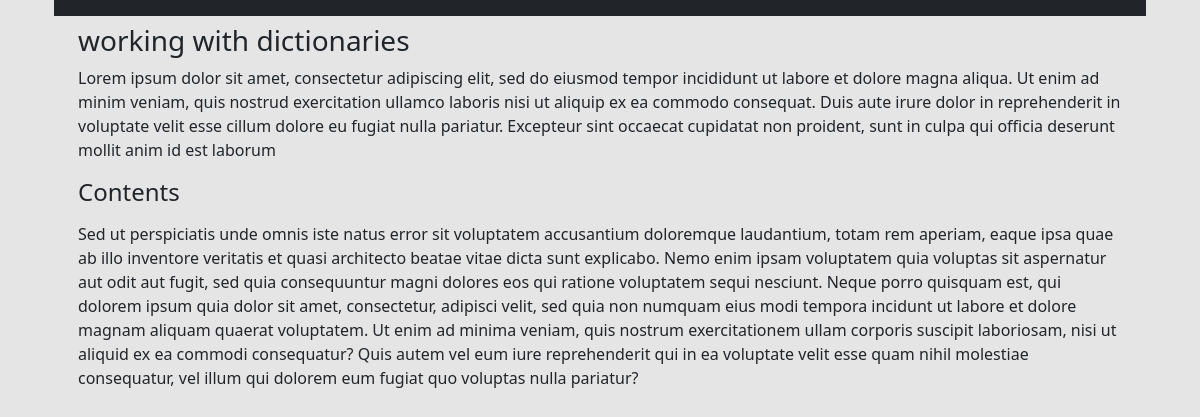
Page /courses/1/3/ on the committed database.
### courses/models.py (models this page shows, shortened)
class Step(models.Model):
    title = models.CharField(max_length=255)
    description = models.TextField()
    content = models.TextField(blank=True, default='')
    order = models.IntegerField(default=0)
    course = models.ForeignKey(Course,on_delete=models.PROTECT, related_name='step')
    class Meta:
        ordering = ['order',]

### courses/views.py (the view)
# urls.py: url(r'(?P<course_pk>\d+)/(?P<step_pk>\d+)/$',views.step_detail, name='stepdet'),
def step_detail(request, course_pk, step_pk):
    step = get_object_or_404(Step, course_id=course_pk, pk=step_pk)
    return render(request, 'courses/step_details.html', {'step': step})

### courses/templates/courses/step_details.html (shortened to what this page needs)
{% extends 'layout.html' %}
{% block content %}
<div class="container">
    <h3>{{ step.title }}</h3>
    <p>{{ step.description }}</p>
    <h4>Contents</h4>
    <p>{{ step.content|linebreaks }}</p>
</div>
{% endblock %}

### assets/css/layout.css (style rules this page uses)
body { background: #e5e5e5 !important; }

### rows in the picture
Step: title "working with dictionaries", description "Lorem ipsum dolor sit amet, consectetur adipiscing elit, sed do eiusmod tempor incididunt ut labore et dolore magna aliqua. Ut enim ad minim veniam, quis nostrud exercitation ullamco laboris nisi ut aliquip ex ea commodo consequat. Duis aute irure dolor in reprehenderit in voluptate velit esse cillum dolore eu fugiat nulla pariatur. Excepteur sint occaecat cupidatat non proident, sunt in culpa qui officia deserunt mollit anim id est laborum", content "Sed ut perspiciatis unde omnis iste natus error sit voluptatem accusantium doloremque laudantium, totam rem aperiam, eaque ipsa quae ab illo inventore veritatis et quasi architecto beatae vitae dicta sunt explicabo. Nemo enim ipsam voluptatem quia voluptas sit aspernatur aut odit aut fugit, sed quia consequuntur magni dolores eos qui ratione voluptatem sequi nesciunt. Neque porro quisquam est, qui dolorem ipsum quia dolor sit amet, consectetur, adipisci velit, sed quia non numquam eius modi tempora incidunt ut labore et dolore magnam aliquam quaerat voluptatem. Ut enim ad minima veniam, quis nostrum exercitationem ullam corporis suscipit laboriosam, nisi ut aliquid ex ea commodi…"
